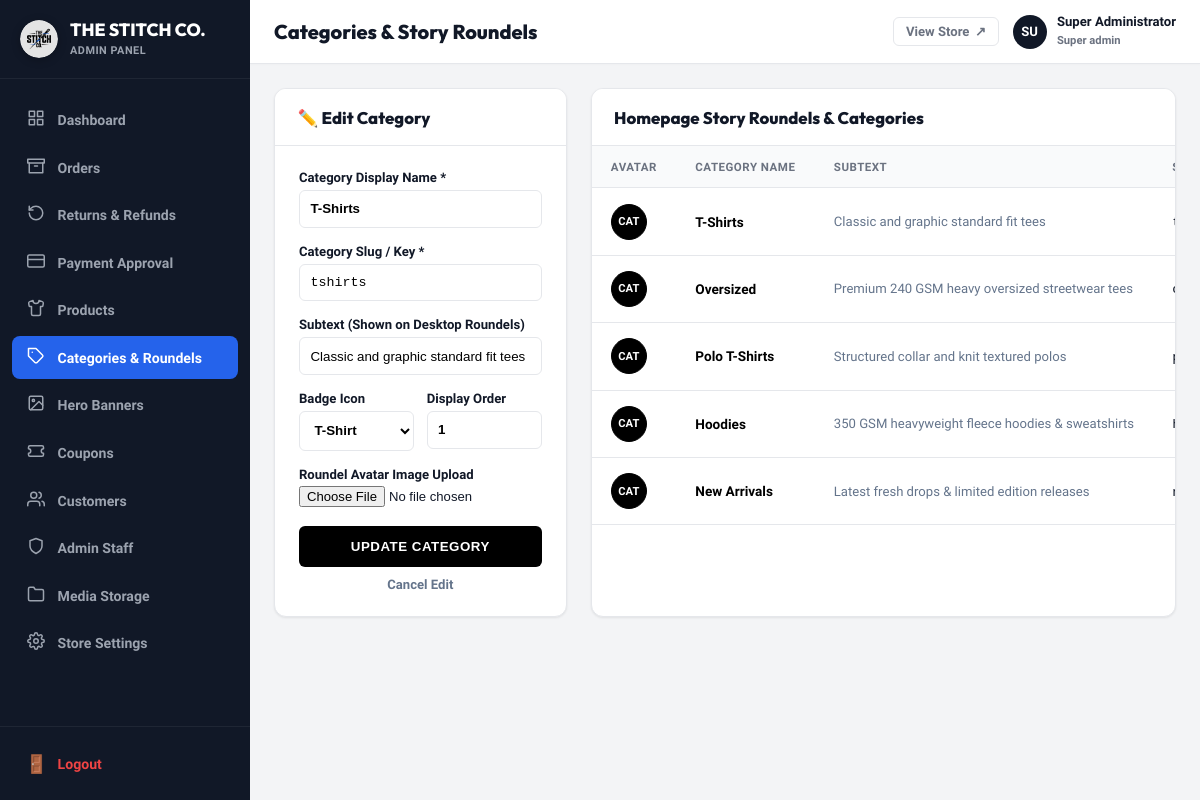
Screenshot of /admin/categories.php?edit=1 (signed in) with the database file from the repository.
### tables this page shows
CREATE TABLE IF NOT EXISTS `users` (
    `id` INT AUTO_INCREMENT PRIMARY KEY,
    `fullname` VARCHAR(255) NOT NULL,
    `email` VARCHAR(255) NOT NULL UNIQUE,
    `phone` VARCHAR(50) NOT NULL,
    `password_hash` VARCHAR(255) NOT NULL,
    `role` ENUM('customer', 'admin', 'super_admin') DEFAULT 'customer',
    `status` ENUM('active', 'inactive', 'banned') DEFAULT 'active',
    `avatar` VARCHAR(255) DEFAULT NULL,
    `must_change_password` TINYINT(1) DEFAULT 0,
    `created_at` TIMESTAMP DEFAULT CURRENT_TIMESTAMP,
    `updated_at` TIMESTAMP DEFAULT CURRENT_TIMESTAMP ON UPDATE CURRENT_TIMESTAMP
);

CREATE TABLE IF NOT EXISTS `categories` (
    `id` INT AUTO_INCREMENT PRIMARY KEY,
    `cat_key` VARCHAR(50) NOT NULL UNIQUE,
    `cat_name` VARCHAR(100) NOT NULL,
    `description` TEXT DEFAULT NULL,
    `image` VARCHAR(255) DEFAULT NULL,
    `icon` VARCHAR(50) DEFAULT 'tag',
    `is_active` TINYINT(1) DEFAULT 1,
    `display_order` INT DEFAULT 0,
    `created_at` TIMESTAMP DEFAULT CURRENT_TIMESTAMP
);

### admin/categories.php (the view, shortened to what the rows shown need)
<?php
$adminTitle = 'Categories & Story Roundels';
require_once __DIR__ . '/header.php';
$editCat = null;
if (isset($_GET['edit'])) {
    $editId = (int)$_GET['edit'];
    $editCat = $db->prepare("SELECT * FROM categories WHERE id = ?");
    $editCat->execute([$editId]);
    $editCat = $editCat->fetch();
}
$categories = $db->query("SELECT c.*, COUNT(p.id) as product_count FROM categories c LEFT JOIN products p ON c.cat_key = p.category GROUP BY c.id ORDER BY c.display_order ASC, c.id ASC")->fetchAll();
?>
<div style="display: grid; grid-template-columns: 1fr 2fr; gap: 1.5rem;">
    <div class="admin-card" style="height: fit-content;">
        <div style="padding: 1.5rem;">
            <form action="categories.php" method="POST" enctype="multipart/form-data">
                <div style="margin-bottom: 1rem;">
                    <label style="display: block; font-size: 0.82rem; font-weight: 700; margin-bottom: 0.3rem;">Category Display Name *</label>
                    <input type="text" name="cat_name" required value="<?= e($editCat['cat_name'] ?? '') ?>" placeholder="e.g. Acid Wash Tees" style="width: 100%; padding: 0.65rem; border: 1.5px solid var(--admin-border); border-radius: 6px; font-weight: 700;">
                </div>
                <div style="margin-bottom: 1rem;">
                    <label style="display: block; font-size: 0.82rem; font-weight: 700; margin-bottom: 0.3rem;">Category Slug / Key *</label>
                    <input type="text" name="cat_key" required value="<?= e($editCat['cat_key'] ?? '') ?>" placeholder="e.g. acid_wash" style="width: 100%; padding: 0.65rem; border: 1.5px solid var(--admin-border); border-radius: 6px; font-family: monospace;">
                </div>
                <div style="margin-bottom: 1rem;">
                    <label style="display: block; font-size: 0.82rem; font-weight: 700; margin-bottom: 0.3rem;">Subtext (Shown on Desktop Roundels)</label>
                    <input type="text" name="subtext" value="<?= e($editCat['description'] ?? $editCat['subtext'] ?? '') ?>" placeholder="e.g. Everyday Essential" style="width: 100%; padding: 0.65rem; border: 1.5px solid var(--admin-border); border-radius: 6px;">
                </div>
                <div style="display: grid; grid-template-columns: 1fr 1fr; gap: 0.8rem; margin-bottom: 1rem;">
                    <div>
                        <label style="display: block; font-size: 0.82rem; font-weight: 700; margin-bottom: 0.3rem;">Display Order</label>
                        <input type="number" name="display_order" value="<?= e($editCat['display_order'] ?? 1) ?>" style="width: 100%; padding: 0.65rem; border: 1.5px solid var(--admin-border); border-radius: 6px; font-weight: 700;">
                    </div>
                </div>
            </form>
        </div>
    </div>
    <div class="admin-card">
        <div class="table-responsive">
            <table class="admin-table">
                <thead>
                    <tr>
                        <th>Avatar</th>
                        <th>Category Name</th>
                        <th>Subtext</th>
                        <th>Slug</th>
                    </tr>
                </thead>
                <tbody>
                    <?php foreach ($categories as $cat): ?>
                        <tr>
                            <td>
                                <div style="width: 36px; height: 36px; border-radius: 50%; background: #000; overflow: hidden; display: flex; align-items: center; justify-content: center; border: 1px solid #000;">
                                    <?php if (!empty($cat['image'])): ?>
                                        <img src="../<?= e($cat['image']) ?>" alt="" style="width: 100%; height: 100%; object-fit: cover;">
                                    <?php else: ?>
                                        <span style="color: #fff; font-size: 0.7rem; font-weight: 800;">CAT</span>
                                    <?php endif; ?>
                                </div>
                            </td>
                            <td><strong style="font-weight: 800; color: #000;"><?= e($cat['cat_name']) ?></strong></td>
                            <td style="font-size: 0.82rem; color: #64748B;"><?= e($cat['description'] ?? $cat['subtext'] ?? '—') ?></td>
                            <td><code><?= e($cat['cat_key']) ?></code></td>
                        </tr>
                    <?php endforeach; ?>
                </tbody>
            </table>
        </div>
    </div>
</div>
<?php require_once __DIR__ . '/footer.php'; ?>

### admin/header.php (shortened to what the rows shown need)
<?php
require_once __DIR__ . '/../includes/functions.php';
require_once __DIR__ . '/../includes/auth.php';
$adminUser = current_user();
?>
<!DOCTYPE html>
<html lang="en">
<head>
    <link rel="stylesheet" href="../assets/css/admin.css">
</head>
<body class="admin-body">
<aside class="admin-sidebar" id="admin-sidebar">
    <div class="sidebar-brand">
        <div style="display: flex; align-items: center; gap: 0.75rem; flex: 1;">
            <div class="sidebar-brand-text">
                <h2>THE STITCH CO.</h2>
            </div>
        </div>
    </div>
</aside>
<div class="admin-main">
    <header class="admin-topbar">
        <div class="topbar-left">
            <h1 class="page-title"><?= e($adminTitle ?? 'Dashboard') ?></h1>
        </div>
        <div class="topbar-right">
            <div class="admin-profile-pill">
                <div class="admin-avatar">
                    <?= strtoupper(substr($adminUser['fullname'] ?? 'A', 0, 2)) ?>
                </div>
                <div class="admin-info">
                    <h4><?= e($adminUser['fullname'] ?? 'Administrator') ?></h4>
                    <span><?= ucfirst(str_replace('_', ' ', $adminUser['role'] ?? 'Admin')) ?></span>
                </div>
            </div>
        </div>
    </header>
    <main class="admin-container">

### rows the page displays
users: fullname "SU", fullname "Super Administrator", role "Super admin"
categories: cat_name "T-Shirts", cat_key "tshirts", subtext "Classic and graphic standard fit tees", display_order "1", shows "CAT", description "Classic and graphic standard fit tees"
categories: shows "CAT", cat_name "Oversized", description "Premium 240 GSM heavy oversized streetwear tees"
categories: shows "CAT", cat_name "Polo T-Shirts", description "Structured collar and knit textured polos"
categories: shows "CAT", cat_name "Hoodies", description "350 GSM heavyweight fleece hoodies & sweatshirts"
categories: shows "CAT", cat_name "New Arrivals", description "Latest fresh drops & limited edition releases"

### other values shown
$adminTitle "Categories & Story Roundels"
